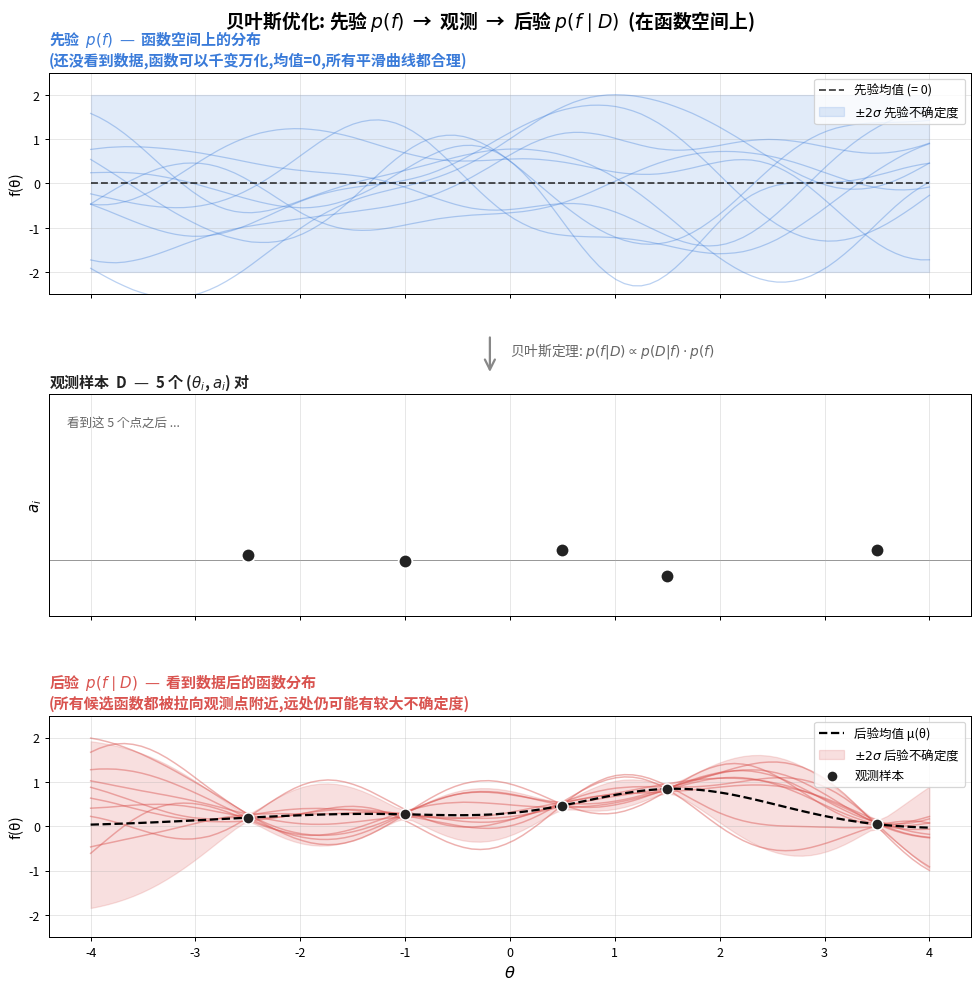

Write Python code to recreate this figure.
#!/usr/bin/env python3
"""
贝叶斯更新 — 概念修正版:
  先验是函数空间上的分布 p(f), 不是 θ 上的分布 p(θ)。
  样本 (θᵢ, aᵢ) 进来后, 得到后验 p(f | D), 也是函数空间上的分布。

可视化: 从先验 GP 里 sample 出几条"可能的函数曲线",
       看到观测后, 后验里的所有曲线都被拉向观测点(附近方差小)。
"""
import numpy as np
import matplotlib.pyplot as plt
import matplotlib.patches as mpatches
import matplotlib
matplotlib.rcParams["font.sans-serif"] = ["Noto Sans CJK JP", "DejaVu Sans"]
matplotlib.rcParams["axes.unicode_minus"] = False


# ============ 核函数 RBF ============
def rbf_kernel(theta1, theta2, l=1.0, sigma_f=1.0):
    """k(x, x') = σ_f² · exp(-||x-x'||²/2l²)  支持任意形状输入,广播成矩阵"""
    theta1 = np.atleast_1d(theta1)
    theta2 = np.atleast_1d(theta2)
    diff = theta1[:, None] - theta2[None, :]
    return sigma_f**2 * np.exp(-(diff ** 2) / (2 * l**2))


# ============ GP 后验(标准公式) ============
def gp_posterior(theta_train, y_train, theta_test, l=1.0, sigma_f=1.0, sigma_n=0.05):
    K    = rbf_kernel(theta_train, theta_train, l, sigma_f)
    K_s  = rbf_kernel(theta_train, theta_test, l, sigma_f)
    K_ss = rbf_kernel(theta_test, theta_test, l, sigma_f)

    K_noise = K + sigma_n**2 * np.eye(len(theta_train))
    K_inv   = np.linalg.inv(K_noise)
    mu  = K_s.T @ K_inv @ y_train
    cov = K_ss - K_s.T @ K_inv @ K_s
    return mu, cov


# ============ 数据 ============
THETA = np.linspace(-4, 4, 100)               # 函数网格
N_FUNCS = 10                                  # 每个面板画 10 条曲线
np.random.seed(42)

# 真实函数(只用于概念说明, 不参与拟合)
def true_f(t):
    return 0.8 * np.exp(-((t - 1.5) ** 2) / 1.5) + 0.3 * np.exp(-((t + 1.5) ** 2) / 2.0)

# 观测样本
sample_thetas = np.array([-2.5, -1.0, 0.5, 1.5, 3.5])
sample_values = true_f(sample_thetas) + np.random.normal(0, 0.03, 5)

# ============ 从先验 sample 函数: f ~ N(0, K) ============
K_prior = rbf_kernel(THETA, THETA, l=1.0, sigma_f=1.0)
L_prior = np.linalg.cholesky(K_prior + 1e-6 * np.eye(len(THETA)))
prior_funcs = L_prior @ np.random.randn(len(THETA), N_FUNCS)
# 先验均值(理论上 0)
prior_mean = np.zeros(len(THETA))
# 先验不确定度(沿对角线开方)
prior_std = np.sqrt(np.diag(K_prior))

# ============ 后验: f | D ~ N(μ, Σ) ============
mu_post, cov_post = gp_posterior(
    sample_thetas, sample_values, THETA, l=1.0, sigma_f=1.0, sigma_n=0.05,
)
L_post = np.linalg.cholesky(cov_post + 1e-6 * np.eye(len(THETA)))
post_funcs = mu_post[:, None] + L_post @ np.random.randn(len(THETA), N_FUNCS)
post_std = np.sqrt(np.diag(cov_post))


# ============ 绘图 (三联竖排) ============
fig, axes = plt.subplots(3, 1, figsize=(11, 11), sharex=True)

# ---------- Panel 1: 先验 (函数空间) ----------
axes[0].plot(THETA, prior_funcs, color="#3a7bd9", alpha=0.35, linewidth=1)
axes[0].plot(THETA, prior_mean, "k--", linewidth=1.5, alpha=0.7, label="先验均值 (= 0)")
axes[0].fill_between(
    THETA,
    prior_mean - 2 * prior_std,
    prior_mean + 2 * prior_std,
    color="#3a7bd9", alpha=0.15, label=r"$\pm 2\sigma$ 先验不确定度",
)
axes[0].set_title(
    r"先验  $p(f)$  —  函数空间上的分布"
    + "\n(还没看到数据,函数可以千变万化,均值=0,所有平滑曲线都合理)",
    fontsize=12, color="#3a7bd9", loc="left", fontweight="bold",
)
axes[0].set_ylabel("f(θ)", fontsize=12)
axes[0].set_ylim(-2.5, 2.5)
axes[0].grid(alpha=0.3)
axes[0].legend(loc="upper right", fontsize=10)

# ---------- Panel 2: 观测样本 ----------
np.random.seed(99)
y_jitter = np.random.uniform(-0.15, 0.15, size=len(sample_thetas))
axes[1].scatter(sample_thetas, y_jitter, s=120, color="#222",
                edgecolors="white", linewidths=1.5, zorder=3)
axes[1].axhline(y=0, color="#999", linewidth=0.8, zorder=1)
axes[1].set_title(
    f"观测样本  D  —  {len(sample_thetas)} 个 ($\\theta_i$, $a_i$) 对",
    fontsize=12, color="#222", loc="left", fontweight="bold",
)
axes[1].set_ylabel(r"$a_i$", fontsize=12)
axes[1].set_ylim(-0.5, 1.5)
axes[1].set_yticks([])
axes[1].grid(alpha=0.3, axis="x")
axes[1].text(0.02, 0.85, "看到这 5 个点之后 ...",
             transform=axes[1].transAxes, fontsize=10, color="#666", style="italic")

# ---------- Panel 3: 后验 (函数空间) ----------
axes[2].plot(THETA, post_funcs, color="#d9534f", alpha=0.45, linewidth=1.2)
axes[2].plot(THETA, mu_post, "k--", linewidth=1.8, label="后验均值 μ(θ)")
axes[2].fill_between(
    THETA,
    mu_post - 2 * post_std,
    mu_post + 2 * post_std,
    color="#d9534f", alpha=0.18, label=r"$\pm 2\sigma$ 后验不确定度",
)
# 把观测点叠在均值上(给读者锚定)
axes[2].scatter(sample_thetas, sample_values, s=80, color="#222",
                edgecolors="white", linewidths=1.2, zorder=5,
                label="观测样本")
axes[2].set_title(
    r"后验  $p(f \mid D)$  —  看到数据后的函数分布"
    + "\n(所有候选函数都被拉向观测点附近,远处仍可能有较大不确定度)",
    fontsize=12, color="#d9534f", loc="left", fontweight="bold",
)
axes[2].set_xlabel(r"$\theta$", fontsize=13)
axes[2].set_ylabel("f(θ)", fontsize=12)
axes[2].set_ylim(-2.5, 2.5)
axes[2].grid(alpha=0.3)
axes[2].legend(loc="upper right", fontsize=10)

# 总标题
fig.suptitle(
    r"贝叶斯优化: 先验 $p(f)$  →  观测  →  后验 $p(f \mid D)$  (在函数空间上)",
    fontsize=15, fontweight="bold", y=0.995,
)

# 面板间箭头 + 公式
arrow1 = mpatches.FancyArrowPatch(
    (0.5, 0.665), (0.5, 0.625),
    transform=fig.transFigure, arrowstyle="->", mutation_scale=20, color="#888", linewidth=1.8,
)
fig.add_artist(arrow1)
fig.text(0.52, 0.645, "贝叶斯定理: $p(f|D) \\propto p(D|f) \\cdot p(f)$",
         fontsize=11, color="#666", style="italic")

plt.tight_layout()
plt.subplots_adjust(top=0.93, hspace=0.45)

out = "/home/youngsure/Code/TechArt/RL/image/bayesian_update.png"
plt.savefig(out, dpi=90, bbox_inches="tight", facecolor="white")
print(f"[OK] 保存: {out}")
print(f"[INFO] 先验 std 范围: [{prior_std.min():.2f}, {prior_std.max():.2f}] (到处都 ~ {prior_std.mean():.2f})")
print(f"[INFO] 后验 std 范围: [{post_std.min():.2f}, {post_std.max():.2f}] (观测点附近小,远处大)")
